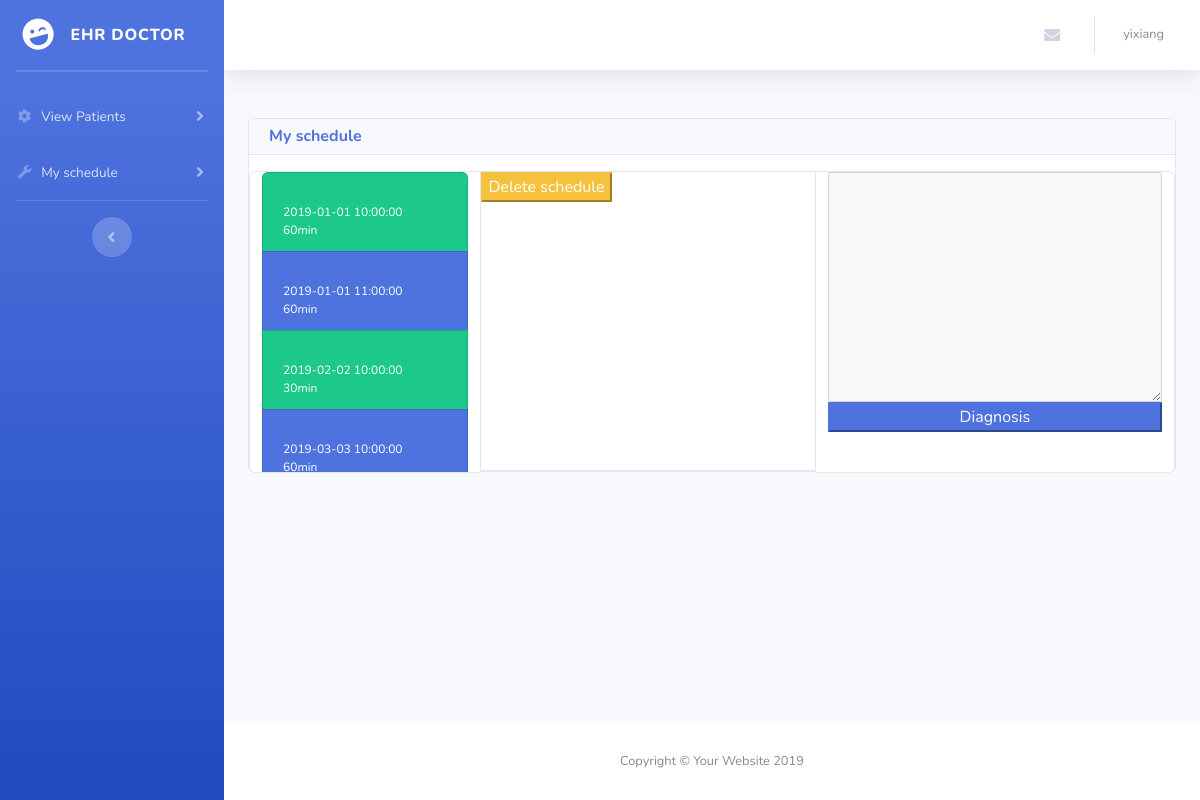
Page /doctor/doctor_page (signed in) on the committed database.
### tables this page shows
CREATE TABLE doctors (
    id INTEGER PRIMARY KEY AUTOINCREMENT,
    last_name TEXT NOT NULL,
    first_name TEXT NOT NULL,
    password TEXT NOT NULL,
    email TEXT NOT NULL,
    phone_number TEXT NOT NULL,
    rate INTEGER CHECK (rate <= 10 and rate >=0) DEFAULT 0,
    number_of_rates INTEGER DEFAULT 0,
    gender TEXT CHECK (gender='male' or gender='female') NOT NULL,
    field TEXT NOT NULL,
    introduction TEXT,
    date_of_birth TEXT NOT NULL,
    date_of_join TEXT NOT NULL

);

CREATE TABLE appointment (
    appointment_id INTEGER PRIMARY KEY AUTOINCREMENT,
    doctor_id INTEGER NOT NULL,
    patient_id INTEGER NOT NULL,
    start_time TIMESTAMP NOT NULL,
    duration TEXT NOT NULL,
    location VARCHAR(8) NOT NULL,
    status VARCHAR(10) check ( status='pending' or status='accepted' ),
    medical_his TEXT,
    FOREIGN KEY (doctor_id) REFERENCES doctors (id) on delete cascade,
    FOREIGN KEY (patient_id) REFERENCES patients (id) on delete cascade

);

CREATE TABLE schedule (
    doctor_id INTEGER,
    start_time TIMESTAMP NOT NULL,
    duration INTEGER NOT NULL check ( duration=30 or duration=60 ),
    occupied BOOLEAN NOT NULL,
    PRIMARY KEY (doctor_id, start_time),
    FOREIGN KEY (doctor_id) REFERENCES doctors (id) on delete cascade
);

### main_app/doctor.py (the view)
@doctor_bp.route("/doctor_page", methods=('GET', 'POST'))
@login_required_doctor
def show_main():
    db = get_db()
    pending_appointment = db.execute("SELECT * FROM appointment JOIN patients on patients.id=appointment.patient_id "
                                     "WHERE doctor_id=? and status=?",
                                     (g.user["id"], 'pending')).fetchall()
    my_patient = db.execute("SELECT * FROM take_care JOIN patients on patients.id=take_care.patient_id "
                                      "WHERE doctor_id=?",
                                     (g.user["id"], )).fetchall()
    medical_his = db.execute("SELECT * FROM appointment WHERE doctor_id=? AND status='accepted' ORDER BY start_time", (g.user["id"], )).fetchall()
    my_schedule = db.execute("SELECT schedule.start_time, schedule.duration, a.location, p.last_name, p.first_name, a.medical_his, a.appointment_id, a.status FROM schedule "
                             "LEFT OUTER JOIN appointment a on schedule.doctor_id = a.doctor_id and schedule.start_time=a.start_time "
                             "LEFT OUTER JOIN patients p on a.patient_id = p.id WHERE schedule.doctor_id=?",
                             (g.user["id"], )).fetchall()
    history_d = {}
    for r in medical_his:
        try:
            history_d[r["patient_id"]] = history_d[r["patient_id"]] + "\\n\\n" + str(r["start_time"]) + "\\n" + r["medical_his"]
        except:
            history_d[r["patient_id"]] = str(r["start_time"]) + "\\n" + r["medical_his"]
    return render_template('./doctor.html', pending=pending_appointment, my_patient=my_patient, my_schedule=my_schedule, medical_his_d=history_d)

### main_app/authentication.py (called while the page is built)
@auth_bp.before_app_request
def load_logged_in_user():
    user_id = session.get('user_id')
    login_type = session.get('login_type')
    if user_id is None:
        g.user = None
        g.type = None
    else:
        if login_type == 'admin':
            g.user = get_db().execute(
                'SELECT * FROM administrators WHERE id = ?', (user_id,)
            ).fetchone()
            g.type = 'admin'
        elif login_type == 'patient':
            g.user = get_db().execute(
                'SELECT * FROM patients WHERE id = ?', (user_id,)
            ).fetchone()
            g.type = 'patient'
        else:
            g.user = get_db().execute(
                'SELECT * FROM doctors WHERE id = ?', (user_id,)
            ).fetchone()
            g.type = 'doctor'

def login_required_doctor(view):
    @functools.wraps(view)
    def wrapped_view(**kwargs):
        if g.user is None or g.type != 'doctor':
            return redirect(url_for('auth.login'))
        return view(**kwargs)
    return wrapped_view

### main_app/database.py (called while the page is built)
def get_db():
    if "db" not in g:
        g.db = sqlite3.connect(
            current_app.config["DATABASE"],
            detect_types=sqlite3.PARSE_DECLTYPES
        )
        g.db.row_factory = sqlite3.Row
        g.db.execute("PRAGMA foreign_keys = ON")
    return g.db

### main_app/templates/doctor.html (shortened to what this page needs)
<!DOCTYPE html>
<html lang="en">
{% extends 'base.html' %} {% block content %}
<head>
</head>
<body id="page-top">
    <div id="wrapper">
        <ul class="navbar-nav bg-gradient-primary sidebar sidebar-dark accordion" id="accordionSidebar">
            <a class="sidebar-brand d-flex align-items-center justify-content-center" href="/">
                <div class="sidebar-brand-icon rotate-n-15">
                    <i class="fas fa-laugh-wink"></i>
                </div>
                <div class="sidebar-brand-text mx-3"> EHR Doctor</div>
            </a>
            <hr class="sidebar-divider my-0">
            <hr class="sidebar-divider">
            <li class="nav-item">
                <a class="nav-link collapsed" href="#" data-toggle="collapse" data-target="#collapseTwo" aria-expanded="true" aria-controls="collapseTwo">
                    <i class="fas fa-fw fa-cog"></i>
                    <span>View Patients</span>
                </a>
            </li>
            <li class="nav-item">
                <a class="nav-link collapsed" href="#" data-toggle="collapse" data-target="#collapseUtilities" aria-expanded="true" aria-controls="collapseUtilities">
                    <i class="fas fa-fw fa-wrench"></i>
                    <span>My schedule</span>
                </a>
            </li>
            <hr class="sidebar-divider d-none d-md-block">
            <div class="text-center d-none d-md-inline">
                <button class="rounded-circle border-0" id="sidebarToggle"></button>
            </div>
        </ul>
        <div id="content-wrapper" class="d-flex flex-column">
            <div id="content">
                <nav class="navbar navbar-expand navbar-light bg-white topbar mb-4 static-top shadow">
                    <ul class="navbar-nav ml-auto">
                        <li class="nav-item dropdown no-arrow mx-1">
                            <a class="nav-link dropdown-toggle" href="#" id="messagesDropdown" role="button" data-toggle="dropdown" aria-haspopup="true" aria-expanded="false">
                                <i class="fas fa-envelope fa-fw"></i>
                            </a>
                        </li>
                        <li class="nav-item dropdown no-arrow">
                            <a class="nav-link dropdown-toggle" href="#" id="userDropdown" role="button" data-toggle="dropdown" aria-haspopup="true" aria-expanded="false">
                                <span class="mr-2 d-none d-lg-inline text-gray-600 small">{{g.user['last_name']}}</span>
                            </a>
                        </li>
                    </ul>
                </nav>
                <div class="container-fluid">
                        <br>
                    <div class='card mb-3' id="my_schedule">
                        <div class="card-header py-2 mb-3">
                            <h6 class="m-0 font-weight-bold text-primary">My schedule</h6>
                        </div>
                        <div class="card-group" style="height:300px">
                            <div class='card col-3 mb-4'>
                                <div style="height:300px; overflow-y:scroll;">
                                    <div id="schedule_list" class="list-group">
                                                    {% for s in my_schedule %}
                                                        {% if s['first_name'] and s['status']=='accepted'%}
                                                            <a id="{{s['start_time']}}:{{s['duration']}}min" class="list-group-item list-group-item-action bg-success text-white" style="font-size: 12px;" onclick="show_schedule_detail('{{s['start_time']}}', '{{s['duration']}}', '{{s['last_name']}}', '{{s['first_name']}}', '{{s['location']}}', '{{s['medical_his']}}', '{{s['appointment_id']}}')">
                                                                <br>{{s["start_time"]}}
                                                                <br>{{s["duration"]}}min
                                                            </a>
                                                        {% else %}
                                                            <a id="{{s['start_time']}}:{{s['duration']}}min" class="list-group-item list-group-item-action bg-primary text-white" style="font-size: 12px;" onclick="show_schedule_detail('{{s['start_time']}}', '{{s['duration']}}', '{{s['last_name']}}', '{{s['first_name']}}', '{{s['location']}}', '', '')">
                                                                <br>{{s["start_time"]}}
                                                                <br>{{s["duration"]}}min
                                                            </a>
                                                        {% endif %}
                                                    {% endfor %}
                                    </div>
                                </div>
                            </div>
                            <div class='card mb-4' id='schedule_info' style="height:300px; overflow-y:scroll;">
                                <div class="btn-group">
                                    <button id="delete_schedule_button" class="btn-warning" onclick="delete_schedule()" disabled>Delete schedule</button>
                                </div>
                            </div>
                            <div class='card col-6 mb-4'>
                                <textarea style="height:230px; overflow-y:scroll;" id="medical_his_appointment" disabled>
                                </textarea>
                                <button class="btn-primary" onclick="diagnosis()" id="diagnosis" disabled>Diagnosis</button>
                            </div>
                        </div>
                    </div>
                </div>
            </div>
            <footer class="sticky-footer bg-white">
                <div class="container my-auto">
                    <div class="copyright text-center my-auto">
                        <span>Copyright &copy; Your Website 2019</span>
                    </div>
                </div>
            </footer>
        </div>
    </div>
</body>
{% endblock %}

### rows in the picture
doctors: user.last_name "yixiang"
appointment: start_time "2019-01-01 10:00:00", duration "60"
schedule: start_time "2019-01-01 11:00:00", duration "60"
appointment: start_time "2019-02-02 10:00:00", duration "30"
schedule: start_time "2019-03-03 10:00:00", duration "60"
